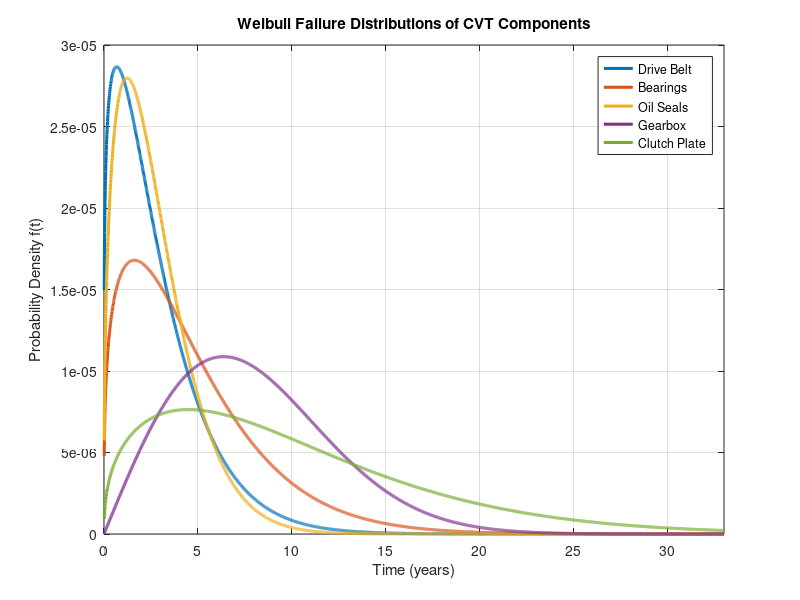

The MATLAB script that drew this image:
%% Weibull Failure Distribution Analysis
% Motorcycle CVT Drivetrain Reliability

clear;
clc;
close all;

%% Component Data
% {Name, Beta, Eta [hr]}
components = {
    'Drive Belt',   1.2, 3*8760;
    'Bearings',     1.3, 5*8760;
    'Oil Seals',    1.4, 3*8760;
    'Gearbox',      2.0, 9*8760;
    'Clutch Plate', 1.4, 11*8760;
};

%% Common Time Range
max_eta = max(cell2mat(components(:,3)));
t = linspace(100,3*max_eta,3000);

%% Generate Weibull PDFs
figure;
hold on;

for i = 1:size(components,1)

    name = components{i,1};
    beta = components{i,2};
    eta  = components{i,3};

    pdf = (beta/eta) .* ...
          (t/eta).^(beta-1) .* ...
          exp(-(t/eta).^beta);

    plot(t/8760,pdf,...
        'LineWidth',2.2,...
        'DisplayName',name);

end

hold off;

%% Formatting
xlabel('Time (years)');
ylabel('Probability Density f(t)');
title('Weibull Failure Distributions of CVT Components');
legend('Location','best');
grid on;
box on;
xlim([0 3*max_eta/8760]);

%% Export
exportgraphics(gcf,...
    'weibull_component_comparison.png',...
    'Resolution',300);
